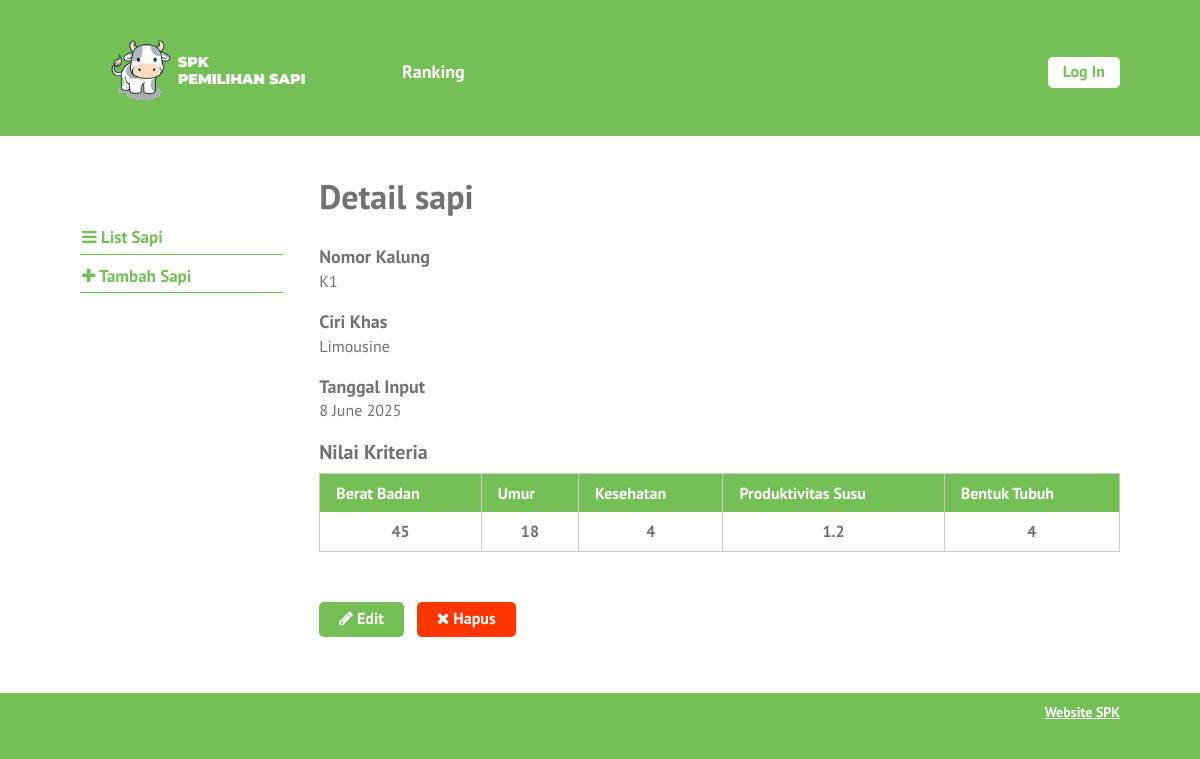
/single-sapi.php?id=11, run on the app's committed database.
### tables this page shows
CREATE TABLE `sapi` (
  `id_sapi` int(10) NOT NULL,
  `no_kalung` varchar(6) NOT NULL,
  `ciri_khas` text NOT NULL,
  `tanggal_input` date NOT NULL
);

CREATE TABLE `nilai_sapi` (
  `id_nilai_sapi` int(11) NOT NULL,
  `id_sapi` int(10) NOT NULL,
  `id_kriteria` int(10) NOT NULL,
  `nilai` float NOT NULL
);

CREATE TABLE `kriteria` (
  `id_kriteria` int(10) NOT NULL,
  `nama` varchar(30) NOT NULL,
  `type` enum('benefit','cost') NOT NULL,
  `bobot` float NOT NULL,
  `ada_pilihan` tinyint(1) DEFAULT NULL,
  `urutan_order` int(2) NOT NULL
);

### single-sapi.php (the view, shortened to what this page needs)
<?php require_once('includes/init.php'); ?>
<?php
$ada_error = false;
$result = '';
$id_sapi = (isset($_GET['id'])) ? trim($_GET['id']) : '';
if(!$id_sapi) {
	$ada_error = 'Maaf, data tidak dapat diproses.';
} else {
	$query = $pdo->prepare('SELECT * FROM sapi WHERE id_sapi = :id_sapi');
	$query->execute(array('id_sapi' => $id_sapi));
	$result = $query->fetch();
}
?>
<?php
$judul_page = 'Detail sapi';
require_once('template-parts/header.php');
?>
	<div class="main-content-row">
	<div class="container clearfix">
		<?php include_once('template-parts/sidebar-sapi.php'); ?>
		<div class="main-content the-content">
			<h1><?php echo $judul_page; ?></h1>
			<?php if($ada_error): ?>
				<?php echo '<p>'.$ada_error.'</p>'; ?>
			<?php elseif(!empty($result)): ?>
				<h4>Nomor Kalung</h4>
				<p><?php echo $result['no_kalung']; ?></p>
				<h4>Ciri Khas</h4>
				<p><?php echo nl2br($result['ciri_khas']); ?></p>
				<h4>Tanggal Input</h4>
				<p><?php
					$tgl = strtotime($result['tanggal_input']);
					echo date('j F Y', $tgl);
				?></p>
				<?php
				$query2 = $pdo->prepare('SELECT nilai_sapi.nilai AS nilai, kriteria.nama AS nama FROM kriteria
				LEFT JOIN nilai_sapi ON nilai_sapi.id_kriteria = kriteria.id_kriteria
				AND nilai_sapi.id_sapi = :id_sapi ORDER BY kriteria.urutan_order ASC');
				$query2->execute(array(
					'id_sapi' => $id_sapi
				));
				$query2->setFetchMode(PDO::FETCH_ASSOC);
				$kriterias = $query2->fetchAll();
				if(!empty($kriterias)):
				?>
					<h3>Nilai Kriteria</h3>
					<table class="pure-table">
						<thead>
							<tr>
								<?php foreach($kriterias as $kriteria ): ?>
									<th><?php echo $kriteria['nama']; ?></th>
								<?php endforeach; ?>
							</tr>
						</thead>
						<tbody>
							<tr>
								<?php foreach($kriterias as $kriteria ): ?>
									<th><?php echo ($kriteria['nilai']) ? $kriteria['nilai'] : 0; ?></th>
								<?php endforeach; ?>
							</tr>
						</tbody>
					</table>
				<?php
				endif;
				?>
				<p><a href="edit-sapi.php?id=<?php echo $id_sapi; ?>" class="button"><span class="fa fa-pencil"></span> Edit</a> &nbsp; <a href="hapus-sapi.php?id=<?php echo $id_sapi; ?>" class="button button-red yaqin-hapus"><span class="fa fa-times"></span> Hapus</a></p>
			<?php endif; ?>
		</div>
	</div>
	</div>
<?php
require_once('template-parts/footer.php');

### template-parts/header.php (shortened to what this page needs)
<!DOCTYPE html>
<head>
	<link rel="stylesheet" href="stylesheets/style.css">
</head>
<body>
	<div id="page">
	<header id="header">
		<div class="container clearfix">
			<div id="logo-wrap">
				<h1 id="logo"><a href="index.php"><img src="images/logo1.png" alt=""></a></h1>
			</div>
			<div id="header-content" class="clearfix">
				<nav id="nav">
					<ul class="sf-menu">
						<li><a href="ranking-topsis.php">Ranking</a>
						</li>
					</ul>
				</nav>
				<div id="header-right">
					<?php if(isset($_SESSION['user_id'])): ?>
						<a href="logout.php" class="button">Log Out</a>
					<?php else: ?>
						<a href="login.php" class="button">Log In</a>
					<?php endif; ?>
				</div>
			</div>
		</div>
	</header>
	<div id="main">

### template-parts/sidebar-sapi.php
<aside class="sidebar">
	<div class="widget">
		<ul>
			<li><a href="list-sapi.php"><span class="fa fa-bars"></span> List Sapi</a></li>
			<li><a href="tambah-sapi.php"><span class="fa fa-plus"></span> Tambah Sapi</a></li>
		</ul>
	</div>
</aside>

### template-parts/footer.php (shortened to what this page needs)
	</div>
	<footer id="footer">
		<div class="container">
			<p><a href="https://github.com/zunan-umby" target="_blank">Website SPK</a></p>
		</div>
	</footer>
	</div>
</body>
</html>

### stylesheets/style.css (style rules this page uses)
html,body,div,span,applet,object,iframe,h1,h2,h3,h4,h5,h6,p,blockquote,pre,a,abbr,acronym,address,big,cite,code,del,dfn,em,img,ins,kbd,q,s,samp,small,strike,strong,sub,sup,tt,var,b,u,i,center,dl,dt,dd,ol,ul,li,fieldset,form,label,legend,table,caption,tbody,tfoot,thead,tr,th,td,article,aside,canvas,details,embed,figure,figcaption,footer,header,hgroup,menu,nav,output,ruby,section,summary,time,mark,audio,video { margin:0;padding:0;border:0;font-size:100%;vertical-align:baseline }
article,aside,details,figcaption,figure,footer,header,hgroup,menu,nav,section { display:block }
body { line-height:1 }
ol,ul { list-style:none }
table { border-collapse:collapse;border-spacing:0 }
*,*:before,*:after { -moz-box-sizing:border-box;-webkit-box-sizing:border-box;box-sizing:border-box }
.clearfix:before,.clearfix:after { content:" ";display:table }
.clear,.clearfix:after { clear:both }
a { color:#74c056;text-decoration:none }
.container { max-width:1100px;margin:0 auto;position:relative;padding:0 30px }
body { background:#74c056;font-family:"PT Sans",sans-serif;color:#727272;font-size:14px;line-height:1.3;font-weight:500 }
#page { background:#fff }
#header,#main,#footer { position:relative;z-index:2 }
#header { z-index:9 }
#page { position:relative }
img { max-width:100%;height:auto;vertical-align:top }
h1,h2,h3,h4,h5,h6 { font-weight:300 }
.pure-table { border-collapse:collapse;border-spacing:0;empty-cells:show;border:1px solid #cbcbcb;width:100% }
.pure-table td,.pure-table th { border-left:1px solid #cbcbcb;border-width:0 0 0 1px;font-size:inherit;margin:0;overflow:visible;padding:0.5em 1em }
.pure-table td:first-child,.pure-table th:first-child { border-left-width:0 }
.pure-table thead { background-color:#74c056;color:#fff;text-align:left;vertical-align:bottom }
.pure-table thead th { color:#fff }
.the-content { font-size:16px;line-height:1.42857 }
.the-content a { color:#519133 }
.the-content h1,.the-content h2,.the-content h3,.the-content h4,.the-content h5,.the-content h6 { font-weight:700 }
.the-content h1 { font-size:34px;margin:0.8em 0 0.8em;padding:0;line-height:1.2 }
.the-content h3 { font-size:20px;margin:0.8em 0 0.3em }
.the-content h4 { font-size:18px;margin:0.8em 0 0 }
.the-content blockquote,.the-content table,.the-content p,.the-content ul,.the-content ol,.the-content dd,.the-content pre,.the-content iframe,.the-content .flxmap-container,.the-content hr { margin-bottom:1em }
.the-content table { margin-bottom:50px }
img,img.size-auto,img.size-full,img.size-large,img.size-medium,.attachment img { max-width:100%;height:auto }
.the-content>h1:first-child,.the-content>h3:first-child,.the-content>h2:first-child { margin-top:0 }
.fa { display:inline-block;font:normal normal normal 14px/1 FontAwesome;font-size:inherit;text-rendering:auto;-webkit-font-smoothing:antialiased;-moz-osx-font-smoothing:grayscale }
.fa-remove:before,.fa-close:before,.fa-times:before { content:"\f00d" }
.fa-pencil:before { content:"\f040" }
.fa-plus:before { content:"\f067" }
.fa-navicon:before,.fa-reorder:before,.fa-bars:before { content:"\f0c9" }
.sf-menu,.sf-menu * { margin:0;padding:0;list-style:none }
.sf-menu li { position:relative }
.sf-menu>li { float:left }
.sf-menu a { display:block;position:relative }
button,a { -webkit-transition:all .2s ease;-moz-transition:all .2s ease;-o-transition:all .2s ease;transition:all 0.2s ease }
.the-content .button,.button { background:#74c056;color:#fff;display:inline-block;font-size:16px;font-weight:700;line-height:1.2;border:0;font-family:inherit;padding:7px 20px 9px;cursor:pointer;border-radius:5px }
.the-content .button-red,.button-red { background:#ff3600 }
#header { background:#74c056 }
#logo-wrap { float:left;padding:10px 0 5px }
#logo { max-width:240px }
#header-content { float:right;width:750px;padding:55px 0 0 }
#nav { float:left }
#nav .sf-menu li { font-size:18px;font-weight:700;margin-left:20px }
#nav .sf-menu li a { color:#fff;padding:5px 12px 10px }
#header-right { float:right;padding-top:2px }
#header-content .button { background:#fff;color:#74c056;padding:5px 15px 7px }
#main { min-height:500px }
.main-content { float:right;width:77%;padding:40px 0 }
.sidebar { float:left;width:19.5%;padding:80px 0 }
.widget li { font-size:17px;font-weight:700 }
.widget li a { display:block;border-bottom:1px solid #74c056;padding:10px 2px 5px }
#footer { background:#74c056;color:#ffffff;padding:10px 0;text-align:right }
#footer a { color:#ffffff;text-decoration:underline;font-weight:700 }

### data on the page
sapi: no_kalung "K1", ciri_khas "Limousine", tanggal_input "8 June 2025"
nilai_sapi: id_kriteria.nama "Berat Badan", nilai "45"
nilai_sapi: id_kriteria.nama "Umur", nilai "18"
nilai_sapi: id_kriteria.nama "Kesehatan", nilai "4"
nilai_sapi: id_kriteria.nama "Produktivitas Susu", nilai "1.2"
nilai_sapi: id_kriteria.nama "Bentuk Tubuh", nilai "4"

### other printed values
$judul_page "Detail sapi"
